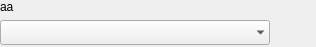
<?xml version="1.0" encoding="UTF-8"?>
<ui version="4.0">
 <class>WidgetSelectionVPCB</class>
 <widget class="QWidget" name="WidgetSelectionVPCB">
  <property name="geometry">
   <rect>
    <x>0</x>
    <y>0</y>
    <width>316</width>
    <height>47</height>
   </rect>
  </property>
  <property name="sizePolicy">
   <sizepolicy hsizetype="Preferred" vsizetype="MinimumExpanding">
    <horstretch>0</horstretch>
    <verstretch>0</verstretch>
   </sizepolicy>
  </property>
  <property name="minimumSize">
   <size>
    <width>0</width>
    <height>0</height>
   </size>
  </property>
  <property name="maximumSize">
   <size>
    <width>1500</width>
    <height>1500</height>
   </size>
  </property>
  <property name="windowTitle">
   <string>Form</string>
  </property>
  <property name="styleSheet">
   <string notr="true">QComboBox{combobox-popup:0;};</string>
  </property>
  <layout class="QVBoxLayout" name="verticalLayout">
   <property name="spacing">
    <number>0</number>
   </property>
   <property name="leftMargin">
    <number>0</number>
   </property>
   <property name="topMargin">
    <number>0</number>
   </property>
   <property name="rightMargin">
    <number>0</number>
   </property>
   <property name="bottomMargin">
    <number>0</number>
   </property>
   <item>
    <widget class="MonLabelClic" name="label">
     <property name="sizePolicy">
      <sizepolicy hsizetype="Fixed" vsizetype="Expanding">
       <horstretch>0</horstretch>
       <verstretch>0</verstretch>
      </sizepolicy>
     </property>
     <property name="minimumSize">
      <size>
       <width>0</width>
       <height>20</height>
      </size>
     </property>
     <property name="maximumSize">
      <size>
       <width>1500</width>
       <height>20</height>
      </size>
     </property>
     <property name="frameShape">
      <enum>QFrame::NoFrame</enum>
     </property>
     <property name="text">
      <string>aa</string>
     </property>
     <property name="scaledContents">
      <bool>false</bool>
     </property>
     <property name="alignment">
      <set>Qt::AlignLeading|Qt::AlignLeft|Qt::AlignTop</set>
     </property>
    </widget>
   </item>
   <item>
    <layout class="QHBoxLayout" name="horizontalLayout">
     <property name="spacing">
      <number>4</number>
     </property>
     <item>
      <widget class="QComboBox" name="CBChoix">
       <property name="sizePolicy">
        <sizepolicy hsizetype="Expanding" vsizetype="Preferred">
         <horstretch>0</horstretch>
         <verstretch>0</verstretch>
        </sizepolicy>
       </property>
       <property name="minimumSize">
        <size>
         <width>270</width>
         <height>25</height>
        </size>
       </property>
       <property name="maximumSize">
        <size>
         <width>16777215</width>
         <height>25</height>
        </size>
       </property>
       <property name="accessibleName">
        <string/>
       </property>
       <property name="accessibleDescription">
        <string/>
       </property>
       <property name="styleSheet">
        <string notr="true">QComboBox {
 background:rgb(220,220,220);
 }
/*QComboBox: on {
  font : italic
 }
background:rgb(235,235,235);
border:0px;


QComboBox:!editable:on, QComboBox::drop-down:editable:on {
background: black;
    font : italic 14px
 }
QComboBox:on { 
  font : italic 20px;
  background: red ;
}/*
</string>
       </property>
       <property name="maxVisibleItems">
        <number>100</number>
       </property>
       <property name="frame">
        <bool>false</bool>
       </property>
      </widget>
     </item>
     <item>
      <spacer name="horizontalSpacer">
       <property name="orientation">
        <enum>Qt::Horizontal</enum>
       </property>
       <property name="sizeHint" stdset="0">
        <size>
         <width>40</width>
         <height>20</height>
        </size>
       </property>
      </spacer>
     </item>
    </layout>
   </item>
  </layout>
 </widget>
 <customwidgets>
  <customwidget>
   <class>MonLabelClic</class>
   <extends>QLabel</extends>
   <header>InterfaceGUI.QT5.monLabelClic.h</header>
  </customwidget>
 </customwidgets>
 <resources/>
 <connections/>
</ui>
